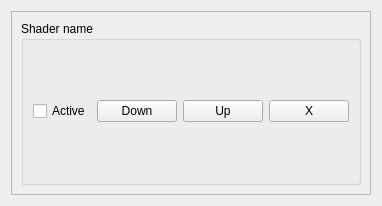
<?xml version="1.0" encoding="UTF-8"?>
<ui version="4.0">
 <class>Frame</class>
 <widget class="QFrame" name="Frame">
  <property name="geometry">
   <rect>
    <x>0</x>
    <y>0</y>
    <width>377</width>
    <height>206</height>
   </rect>
  </property>
  <property name="windowTitle">
   <string>Frame</string>
  </property>
  <layout class="QVBoxLayout" name="verticalLayout">
   <item>
    <widget class="QFrame" name="frame">
     <property name="frameShape">
      <enum>QFrame::Shape::StyledPanel</enum>
     </property>
     <property name="frameShadow">
      <enum>QFrame::Shadow::Raised</enum>
     </property>
     <layout class="QVBoxLayout" name="verticalLayout_2">
      <item>
       <widget class="QGroupBox" name="groupBox">
        <property name="title">
         <string>Shader name</string>
        </property>
        <layout class="QHBoxLayout" name="horizontalLayout">
         <item>
          <widget class="HotCheckBox" name="checkBox">
           <property name="text">
            <string>Active</string>
           </property>
          </widget>
         </item>
         <item>
          <spacer name="horizontalSpacer_2">
           <property name="orientation">
            <enum>Qt::Orientation::Horizontal</enum>
           </property>
           <property name="sizeHint" stdset="0">
            <size>
             <width>40</width>
             <height>20</height>
            </size>
           </property>
          </spacer>
         </item>
         <item>
          <widget class="QPushButton" name="Btn_Down">
           <property name="text">
            <string>Down</string>
           </property>
          </widget>
         </item>
         <item>
          <widget class="QPushButton" name="Btn_UP">
           <property name="text">
            <string>Up</string>
           </property>
          </widget>
         </item>
         <item>
          <spacer name="horizontalSpacer">
           <property name="orientation">
            <enum>Qt::Orientation::Horizontal</enum>
           </property>
           <property name="sizeHint" stdset="0">
            <size>
             <width>40</width>
             <height>20</height>
            </size>
           </property>
          </spacer>
         </item>
         <item>
          <widget class="QPushButton" name="Btn_Del">
           <property name="text">
            <string>X</string>
           </property>
          </widget>
         </item>
        </layout>
       </widget>
      </item>
     </layout>
    </widget>
   </item>
  </layout>
 </widget>
 <customwidgets>
  <customwidget>
   <class>HotCheckBox</class>
   <extends>QCheckBox</extends>
   <header>glsl_studio.ui.util.HotCheckBox</header>
  </customwidget>
 </customwidgets>
 <resources/>
 <connections/>
</ui>
